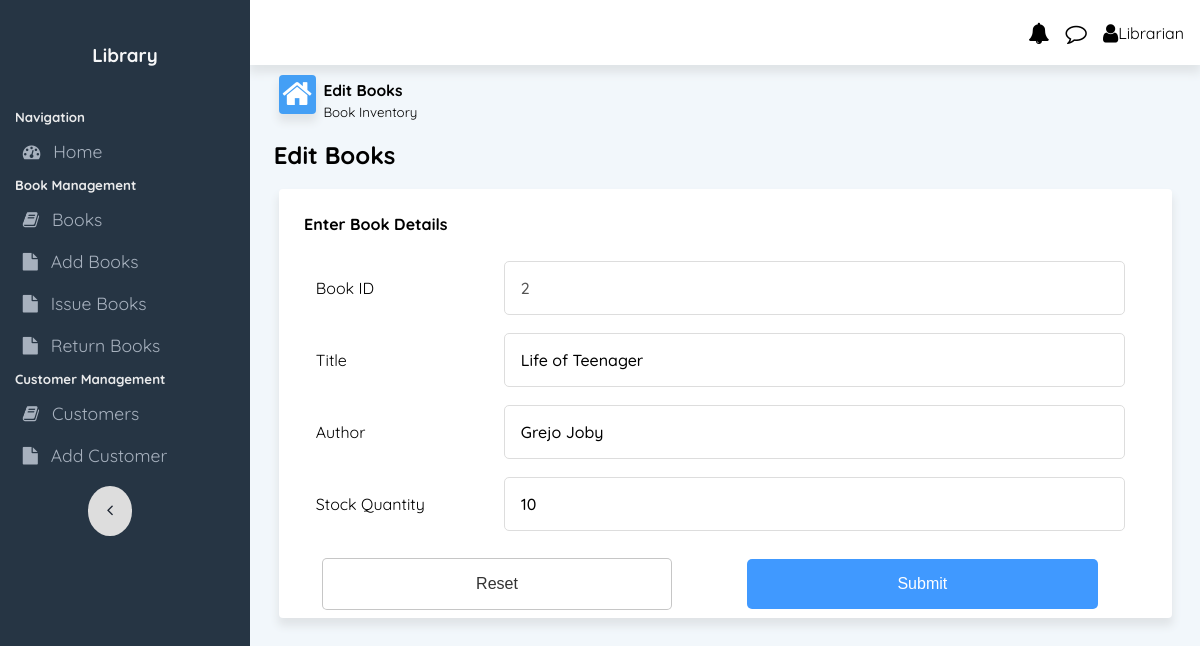
Screenshot of /books/edit/2 with the database file from the repository.
### app.py (models this page shows, shortened)
class Books(db.Model):
    __tablename__ = 'books'
    book_id = db.Column(db.Integer, primary_key=True, autoincrement=True)
    title = db.Column(db.String(255), nullable=False)
    authors = db.Column(db.String(255), nullable=False)
    stockQty = db.Column(db.Integer, nullable=False, default=0)
    timesIssued = db.Column(db.Integer, nullable=False, default=0)

### app.py (the view)
@app.route('/books/edit/<int:id>', methods=['GET', 'POST'])
def update_book(id):
    book = Books.query.filter_by(book_id=id).first()
    if request.method=='POST':
        title=request.form['title']
        authors=request.form['authors']
        stockQty=request.form['stockQty']
        book.title = title
        book.authors = authors
        book.stockQty = stockQty
        db.session.commit()
        return redirect('/books')
    else:
        return render_template('edit_book.html',book=book)

### templates/edit_book.html (shortened to what this page needs)
{% extends 'base.html' %}
{% block body %}
<div class="content-area">
    <div class="flexContainer" id="dashboardLineContainer">
        <div class="flex-40 dashboardLine">
            <i class="fa fa-home fa-2x" style="float: left;" id="homeIcon"></i>
            <div style="margin-bottom: 0;margin-top: 0;">
                <h3 style="margin-bottom: 0;margin-top: 2px;"><small>Edit Books</small> </h3>
                <p style="margin-bottom: 0;margin-top: 0;"><small>Book Inventory</small> </p>
            </div>
        </div>
    </div>
</div>
<h2 style="margin: 1% 2.5% 1% 2.5%;">Edit Books</h2>
<div class="cardRow2 tablecard">
    <form method="POST" action="/books/edit/{{book.book_id}}">
        <h4>Enter Book Details</h4>
        <table id="addTeacherTable">
            <tr>
                <td style="width: 20%;"><label class="formLabel">Book ID</label></td>
                <td style="width: 60%;"><input type="text" name="book_id" id="book_id" value="{{book.book_id}}" disabled aria-disabled="true"
                        class="formInput"></td>
            </tr>
            <tr>
                <td style="width: 20%;"><label class="formLabel">Title</label></td>
                <td style="width: 60%;"><input type="text" name="title" id="title" value="{{book.title}}"
                        class="formInput"></td>
            </tr>
            <tr>
                <td><label class="formLabel">Author</label></td>
                <td><input type="text" name="authors" id="authors" class="formInput" value="{{book.authors}}"></td>
            </tr>
            <tr>
                <td> <label class="formLabel">Stock Quantity</label></td>
                <td><input type="text" name="stockQty" id="stockQty" class="formInput" value="{{book.stockQty}}"></td>
            </tr>
                <td colspan="2"></td>
        </table>
        <input type="reset" class="dropbtn2" value="Reset"
            style="background-color: #fff;border: 1px solid rgba(0, 0, 0, 0.225);color: #333;">
        <input type="submit" class="dropbtn2" value="Submit">
    </form>
</div>
{% endblock %}

### static/css/style.css (style rules this page uses)
* { -webkit-tap-highlight-color: transparent; }
html { height: 100%; }
body { background-color: #f2f7fb; margin: 0; height: 100%; font-family: "Quicksand", sans-serif; -webkit-touch-callout: none; -webkit-user-select: none; -khtml-user-select: none; -moz-user-select: none; -ms-user-select: none; user-select: none; }
.flexContainer { width: 100%; display: flex; flex-wrap: wrap; justify-content: center; align-content: center; }
#dashboardLineContainer { justify-content: flex-start; margin-left: 2%; }
.verticalFlexItem h1, h2, h3, h4, h5, h6 { margin: 2%; }
.flex-40 { flex: 0 0 40%; margin: 1%; }
#homeIcon { background-color: #449ff5; color: white; box-shadow: 0px 7px 9px 1px rgba(224, 228, 231, 1); border-radius: 0.25rem; margin-right: 2%; padding: 1%; }
.dashboardLine { margin: 1%; align-content: center; justify-content: left; justify-self: flex-start; }
.cardRow2 { grid-area: header; justify-content: space-between; align-items: center; margin-left: 3%; margin-right: 3%; margin-top: 2%; }
.cardRow2.tablecard { background-color: #ffff; box-shadow: 0px 7px 9px 1px rgba(224, 228, 231, 1); padding: 0.5rem; border-radius: 0.25rem; grid-area: header; justify-content: space-between; align-items: center; }
.cardRow2 { grid-area: main; padding-left: 3%; }
#attendanceTable th, td { text-align: left; padding: 8px; text-align: center; }
#attendanceTable2 th, td { text-align: left; padding: 8px; text-align: center; }
.attendance_form_table th, td { border-bottom: 1px solid #dee2e6; padding: 1% 0; }
.formInput { font-family: "Quicksand", sans-serif; font-weight: 500; font-size: 16px; padding: 16px; border: 1px solid #ddd; background-color: rgba(0, 0, 0, 0); outline: none; border-radius: 5px; width: 100%; }
.formLabel { padding: 0 5%; }
#addTeacherTable { width: 90%; margin-left: 2%; }
#addTeacherTable th, td { text-align: left; padding: 1% 0; border: none; }
.dropbtn2 { background-color: #4099ff; color: white; padding: 16px; font-size: 16px; border: none; cursor: pointer; border-radius: 5px; min-width: 160px; width: 40%; margin: 0 4%; }

### rows the page displays
Books: book_id "2", title "Life of Teenager", authors "Grejo Joby", stockQty "10"
